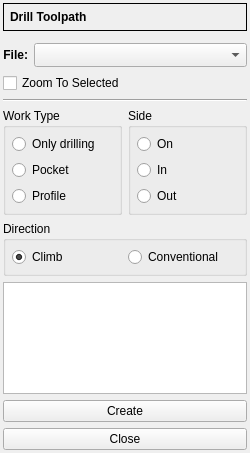
<?xml version="1.0" encoding="UTF-8"?>
<ui version="4.0">
 <class>DrillForm</class>
 <widget class="QWidget" name="DrillForm">
  <property name="geometry">
   <rect>
    <x>0</x>
    <y>0</y>
    <width>250</width>
    <height>453</height>
   </rect>
  </property>
  <property name="minimumSize">
   <size>
    <width>250</width>
    <height>0</height>
   </size>
  </property>
  <property name="windowTitle">
   <string>Form</string>
  </property>
  <layout class="QGridLayout" name="gridLayout">
   <property name="leftMargin">
    <number>3</number>
   </property>
   <property name="topMargin">
    <number>3</number>
   </property>
   <property name="rightMargin">
    <number>3</number>
   </property>
   <property name="bottomMargin">
    <number>3</number>
   </property>
   <item row="3" column="1">
    <widget class="QComboBox" name="cbxFile">
     <property name="sizeAdjustPolicy">
      <enum>QComboBox::AdjustToMinimumContentsLengthWithIcon</enum>
     </property>
    </widget>
   </item>
   <item row="9" column="0" colspan="2">
    <widget class="QTableView" name="toolTable"/>
   </item>
   <item row="5" column="0" colspan="2">
    <widget class="QCheckBox" name="chbxZoomToSelected">
     <property name="text">
      <string>Zoom To Selected</string>
     </property>
    </widget>
   </item>
   <item row="11" column="0" colspan="2">
    <widget class="QPushButton" name="pbClose">
     <property name="text">
      <string>Close</string>
     </property>
    </widget>
   </item>
   <item row="10" column="0" colspan="2">
    <widget class="QPushButton" name="pbCreate">
     <property name="text">
      <string>Create</string>
     </property>
    </widget>
   </item>
   <item row="8" column="0" colspan="2">
    <widget class="QGroupBox" name="grbxDirection">
     <property name="title">
      <string>Direction</string>
     </property>
     <layout class="QHBoxLayout" name="horizontalLayout">
      <property name="leftMargin">
       <number>6</number>
      </property>
      <property name="topMargin">
       <number>6</number>
      </property>
      <property name="rightMargin">
       <number>6</number>
      </property>
      <property name="bottomMargin">
       <number>6</number>
      </property>
      <item>
       <widget class="QRadioButton" name="rbClimb">
        <property name="text">
         <string>Climb</string>
        </property>
        <property name="checked">
         <bool>true</bool>
        </property>
       </widget>
      </item>
      <item>
       <widget class="QRadioButton" name="rbConventional">
        <property name="text">
         <string>Conventional</string>
        </property>
       </widget>
      </item>
     </layout>
    </widget>
   </item>
   <item row="7" column="0" colspan="2">
    <layout class="QHBoxLayout" name="horizontalLayout_4">
     <property name="topMargin">
      <number>0</number>
     </property>
     <item>
      <widget class="QGroupBox" name="groupBox">
       <property name="title">
        <string>Work Type</string>
       </property>
       <layout class="QVBoxLayout" name="verticalLayout_4">
        <property name="leftMargin">
         <number>6</number>
        </property>
        <property name="topMargin">
         <number>6</number>
        </property>
        <property name="rightMargin">
         <number>6</number>
        </property>
        <property name="bottomMargin">
         <number>6</number>
        </property>
        <item>
         <widget class="QRadioButton" name="rb_drilling">
          <property name="text">
           <string>Only drilling</string>
          </property>
         </widget>
        </item>
        <item>
         <widget class="QRadioButton" name="rb_pocket">
          <property name="text">
           <string>Pocket</string>
          </property>
         </widget>
        </item>
        <item>
         <widget class="QRadioButton" name="rb_profile">
          <property name="text">
           <string>Profile</string>
          </property>
         </widget>
        </item>
       </layout>
      </widget>
     </item>
     <item>
      <widget class="QGroupBox" name="grbxSide">
       <property name="title">
        <string>Side</string>
       </property>
       <layout class="QVBoxLayout" name="verticalLayout">
        <property name="leftMargin">
         <number>6</number>
        </property>
        <property name="topMargin">
         <number>6</number>
        </property>
        <property name="rightMargin">
         <number>6</number>
        </property>
        <property name="bottomMargin">
         <number>6</number>
        </property>
        <item>
         <widget class="QRadioButton" name="rb_on">
          <property name="text">
           <string>On</string>
          </property>
         </widget>
        </item>
        <item>
         <widget class="QRadioButton" name="rb_in">
          <property name="text">
           <string>In</string>
          </property>
         </widget>
        </item>
        <item>
         <widget class="QRadioButton" name="rb_out">
          <property name="text">
           <string>Out</string>
          </property>
         </widget>
        </item>
       </layout>
      </widget>
     </item>
    </layout>
   </item>
   <item row="3" column="0">
    <widget class="QLabel" name="label_3">
     <property name="sizePolicy">
      <sizepolicy hsizetype="Fixed" vsizetype="Preferred">
       <horstretch>0</horstretch>
       <verstretch>0</verstretch>
      </sizepolicy>
     </property>
     <property name="font">
      <font>
       <weight>75</weight>
       <bold>true</bold>
      </font>
     </property>
     <property name="text">
      <string>File:</string>
     </property>
     <property name="alignment">
      <set>Qt::AlignRight|Qt::AlignTrailing|Qt::AlignVCenter</set>
     </property>
    </widget>
   </item>
   <item row="2" column="0" colspan="2">
    <widget class="DepthForm" name="dsbxDepth" native="true">
     <property name="sizePolicy">
      <sizepolicy hsizetype="Expanding" vsizetype="Preferred">
       <horstretch>0</horstretch>
       <verstretch>0</verstretch>
      </sizepolicy>
     </property>
    </widget>
   </item>
   <item row="0" column="0" colspan="2">
    <widget class="QFrame" name="frame">
     <property name="sizePolicy">
      <sizepolicy hsizetype="Preferred" vsizetype="Fixed">
       <horstretch>0</horstretch>
       <verstretch>0</verstretch>
      </sizepolicy>
     </property>
     <property name="frameShape">
      <enum>QFrame::Box</enum>
     </property>
     <property name="frameShadow">
      <enum>QFrame::Plain</enum>
     </property>
     <layout class="QVBoxLayout" name="verticalLayout_2">
      <property name="leftMargin">
       <number>6</number>
      </property>
      <property name="topMargin">
       <number>6</number>
      </property>
      <property name="rightMargin">
       <number>6</number>
      </property>
      <property name="bottomMargin">
       <number>6</number>
      </property>
      <item>
       <widget class="QLabel" name="label">
        <property name="font">
         <font>
          <weight>75</weight>
          <bold>true</bold>
         </font>
        </property>
        <property name="text">
         <string>Drill Toolpath</string>
        </property>
       </widget>
      </item>
     </layout>
    </widget>
   </item>
   <item row="6" column="0" colspan="2">
    <widget class="Line" name="line">
     <property name="orientation">
      <enum>Qt::Horizontal</enum>
     </property>
    </widget>
   </item>
  </layout>
 </widget>
 <customwidgets>
  <customwidget>
   <class>DepthForm</class>
   <extends>QWidget</extends>
   <header location="global">depthform.h</header>
   <container>1</container>
  </customwidget>
 </customwidgets>
 <resources/>
 <connections/>
</ui>
